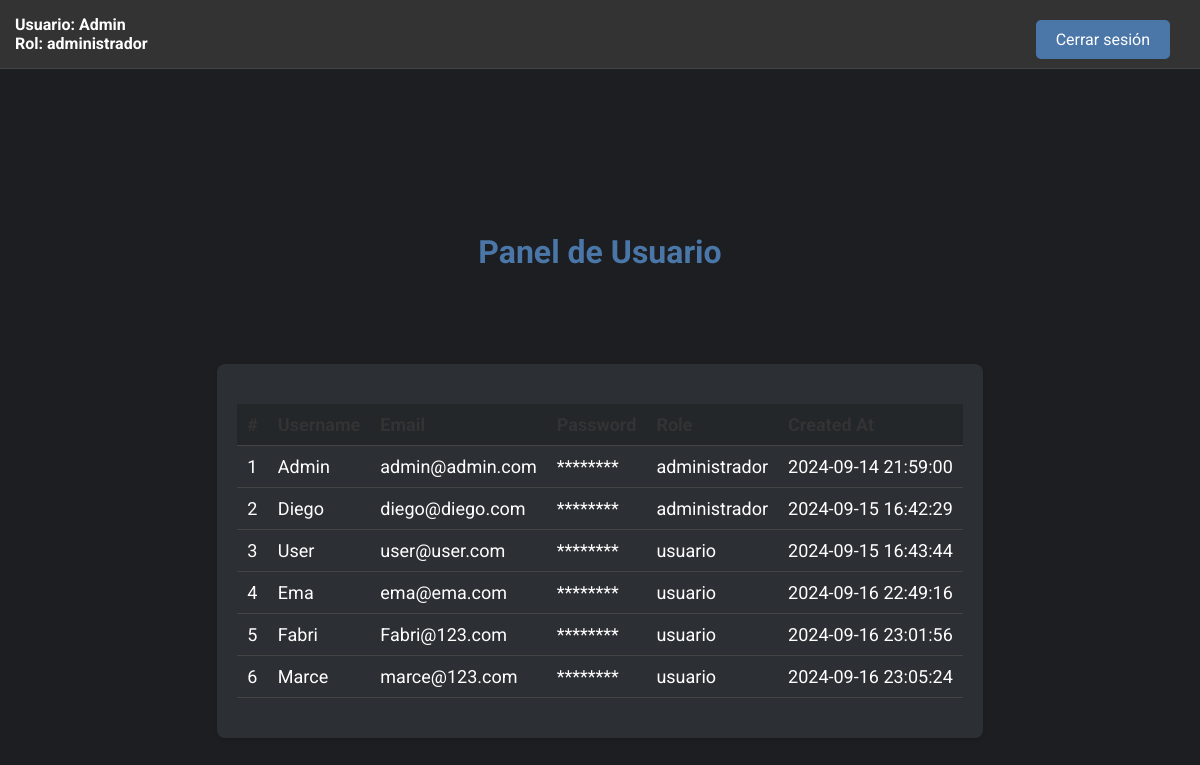
The page /dashboard.php (signed in) on the database as committed earlier.
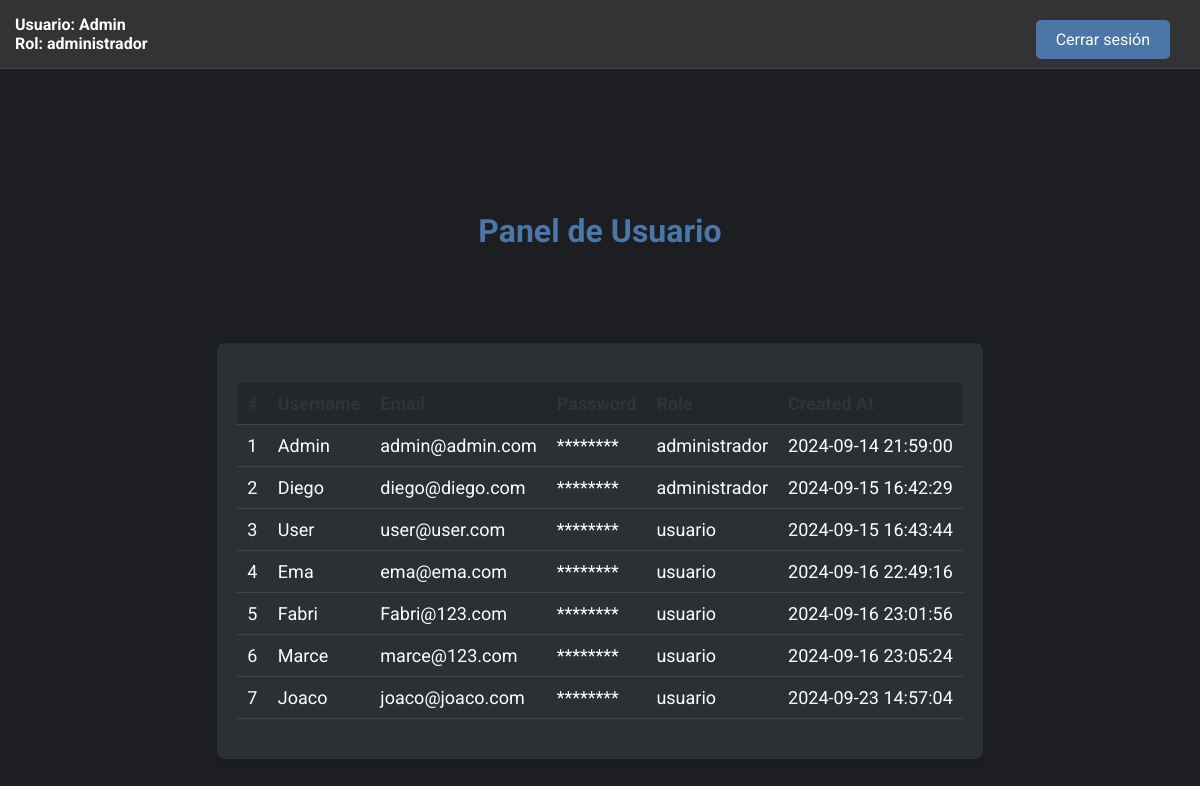
The same page on the database as committed later.
### tables this page shows
CREATE TABLE `users` (
  `id` int(11) NOT NULL,
  `username` varchar(50) NOT NULL,
  `email` varchar(100) NOT NULL,
  `password` varchar(255) NOT NULL,
  `role` enum('usuario','administrador') DEFAULT 'usuario',
  `created_at` timestamp NOT NULL DEFAULT current_timestamp(),
  `is_active` tinyint(1) DEFAULT 1,
  `failed_attempts` int(11) DEFAULT 0,
  `last_attempt` timestamp NULL DEFAULT NULL,
  `security_question_1` varchar(255) DEFAULT NULL,
  `security_question_2` varchar(255) DEFAULT NULL,
  `security_question_3` varchar(255) DEFAULT NULL
);

### dashboard.php (the view, shortened to what this page needs)
<?php
$isAdmin = $_SESSION['role'] === 'administrador';
$isUser = $_SESSION['role'] === 'usuario';
?>
<!DOCTYPE html>
<html lang="es">
<head>
    <link rel="stylesheet" href="styles.css">
</head>
<body>
    <div class="header">
        <div class="user-info">
            Usuario: <?php echo htmlspecialchars($_SESSION['username']); ?><br>
            Rol: <?php echo htmlspecialchars($_SESSION['role']); ?>
        </div>
        <div class="buttons">
            <a href="logout.php">Cerrar sesión</a>
        </div>
    </div>
    <div class="container">
        <div class="content">
            <h1>Panel de Usuario</h1>
            <div class="table-container">
                <table>
                    <thead>
                        <tr>
                            <?php if ($isAdmin): ?>
                                <th>#</th>
                                <th>Username</th>
                                <th>Email</th>
                                <th>Password</th>
                                <th>Role</th>
                                <th>Created At</th>
                            <?php elseif ($isUser): ?>
                                <th>#</th>
                                <th>Email</th>
                                <th>Password</th>
                            <?php endif; ?>
                        </tr>
                    </thead>
                    <tbody>
                        <?php
                        include 'db.php';
                        try {
                            if ($isAdmin) {
                                $stmt = $pdo->query("SELECT id, username, email, password, role, created_at FROM users");
                            } elseif ($isUser) {
                                $stmt = $pdo->query("SELECT id, email, password FROM users");
                            }
                            while ($row = $stmt->fetch(PDO::FETCH_ASSOC)) {
                                echo '<tr>';
                                echo '<td>' . htmlspecialchars($row['id']) . '</td>';
                                if ($isAdmin) {
                                    echo '<td>' . htmlspecialchars($row['username']) . '</td>';
                                }
                                echo '<td>' . htmlspecialchars($row['email']) . '</td>';
                                echo '<td>********</td>';
                                if ($isAdmin) {
                                    echo '<td>' . htmlspecialchars($row['role']) . '</td>';
                                    echo '<td>' . htmlspecialchars($row['created_at']) . '</td>';
                                }
                                echo '</tr>';
                            }
                        } catch (PDOException $e) {
                            echo 'Error: ' . $e->getMessage();
                        }
                        ?>
                    </tbody>
                </table>
            </div>
        </div>
    </div>
</body>
</html>

Rows that differ between the two databases and show on the page:
added users: id "7", username "Joaco", email "joaco@joaco.com", role "usuario", created_at "2024-09-23 14:57:04"
